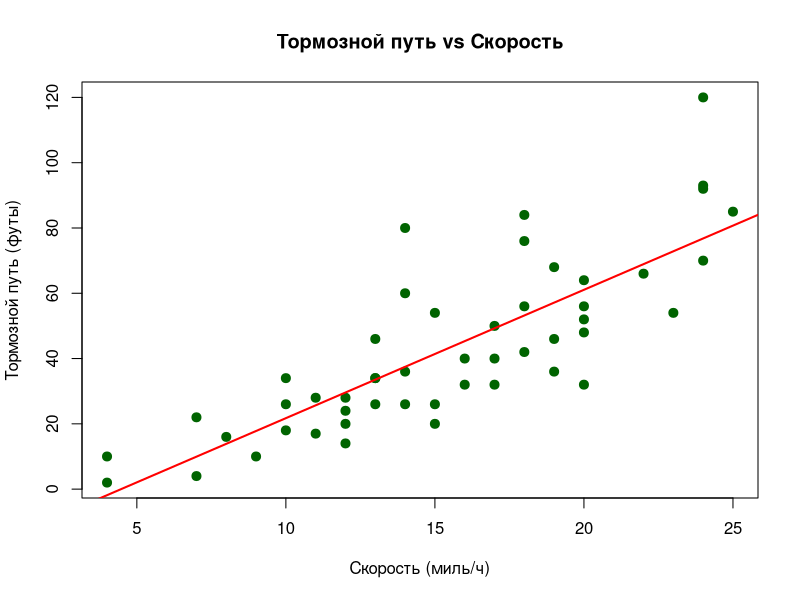

Write R code to recreate this figure.
# quick_plot.R — мгновенный график в RStudio

# Используем встроенный датасет
data(cars)

# Строим график — он сразу появится во вкладке "Plots"
plot(
  cars$speed, cars$dist,
  main = "Тормозной путь vs Скорость",
  xlab = "Скорость (миль/ч)",
  ylab = "Тормозной путь (футы)",
  col = "darkgreen",
  pch = 19,
  cex = 1.2
)

# Добавим линию регрессии
abline(lm(dist ~ speed, data = cars), col = "red", lwd = 2)

# Готово! График уже отображается.